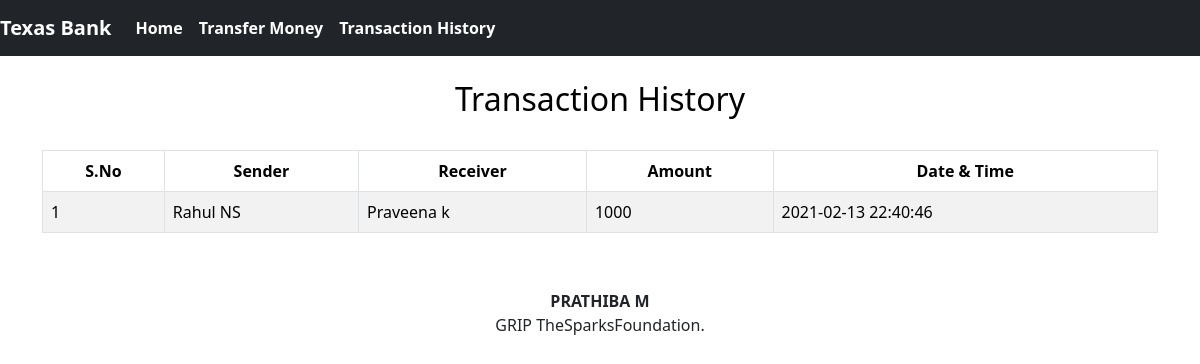
The page /transactionhistory.php on the database its author committed.
### tables this page shows
CREATE TABLE `transaction` (
  `sno` int(3) NOT NULL,
  `sender` text NOT NULL,
  `receiver` text NOT NULL,
  `balance` int(8) NOT NULL,
  `datetime` datetime NOT NULL DEFAULT current_timestamp()
);

### transactionhistory.php (the view, shortened to what this page needs)
<!DOCTYPE html>
<html lang="en">
<head>
    <link href="https://cdn.jsdelivr.net/npm/bootstrap@5.0.0-beta1/dist/css/bootstrap.min.css" rel="stylesheet">
</head>
<body>
<nav class="navbar navbar-expand-md navbar-light bg-dark">
    <a href="index.php" class="navbar-brand " style="color:#fff" ><b>Texas Bank</b></a>
    <div class="collapse navbar-collapse" id="collapsibleNavbar">
        <ul class="navbar-nav ml-auto">
            <li class="nav-item">
                <a href="index.php" class="nav-link" style="color: white;"><b>Home</b></a>
            </li>
            <li class="nav-item">
                <a href="transfermoney.php" class="nav-link" style="color:white ;"><b>Transfer Money</b></a>
            </li>
            <li class="nav-item">
                <a href="transactionhistory.php" class="nav-link" style="color: white;"><b>Transaction History</b></a>
            </li>
        </ul>
    </div>
</nav>
    <div class="container">
        <h2 class="text-center pt-4" style="color: black;">Transaction History</h2>
        <br>
        <div class="table-responsive-sm">
            <table class="table table-hover table-striped table-condensed table-bordered">
                <thead style="color: black;">
                    <tr>
                        <th class="text-center">S.No</S></th>
                        <th class="text-center">Sender</th>
                        <th class="text-center">Receiver</th>
                        <th class="text-center">Amount</th>
                        <th class="text-center">Date & Time</th>
                    </tr>
                </thead>
                <tbody>
                    <?php
                   $servername = "localhost:3307";
                   $username = "root";
                   $password = "pm18082000";
                   $dbname = "bank";
                   $conn = mysqli_connect($servername, $username, $password, $dbname);
                    $sql = "SELECT sno,sender,receiver,balance,datetime FROM  transaction";
                    $query = mysqli_query($conn, $sql);
                    while ($rows = mysqli_fetch_assoc($query)) {
                    ?>
                        <tr style="color: black;">
                            <td class="py-2"><?php echo $rows['sno']; ?></td>
                            <td class="py-2"><?php echo $rows['sender']; ?></td>
                            <td class="py-2"><?php echo $rows['receiver']; ?></td>
                            <td class="py-2"><?php echo $rows['balance']; ?></td>
                            <td class="py-2"><?php echo $rows['datetime']; ?></td>
                        </tr>
                    <?php
                    }
                    ?>
                </tbody>
            </table>
        </div>
    </div>
    <footer class="text-center mt-5 py-2">
         <b>PRATHIBA M</b><br>GRIP TheSparksFoundation.</p>
    </footer>
</body>
</html>

### rows shown on the page
transaction: sno "1", sender "Rahul NS", receiver "Praveena k", balance "1000", datetime "2021-02-13 22:40:46"
